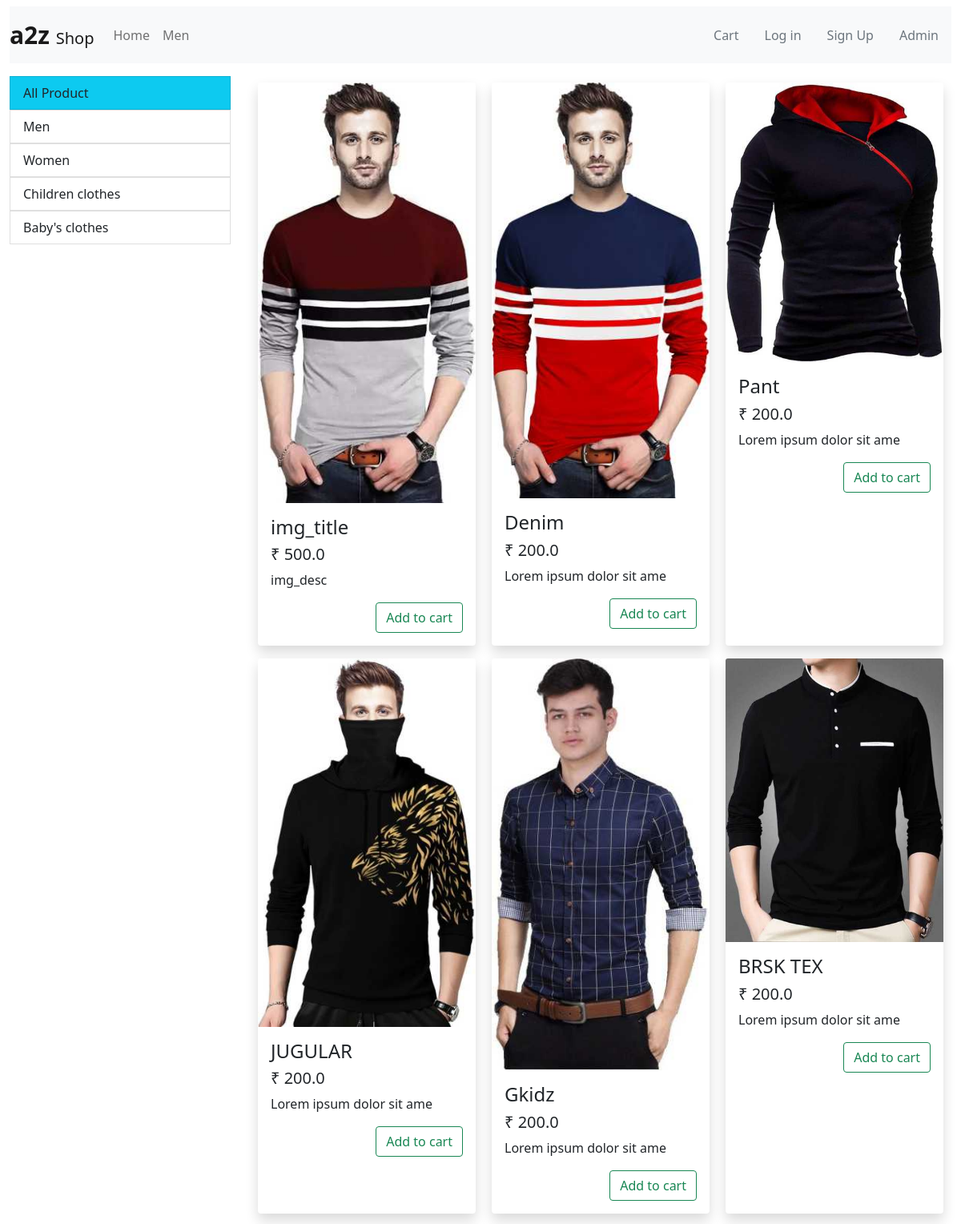
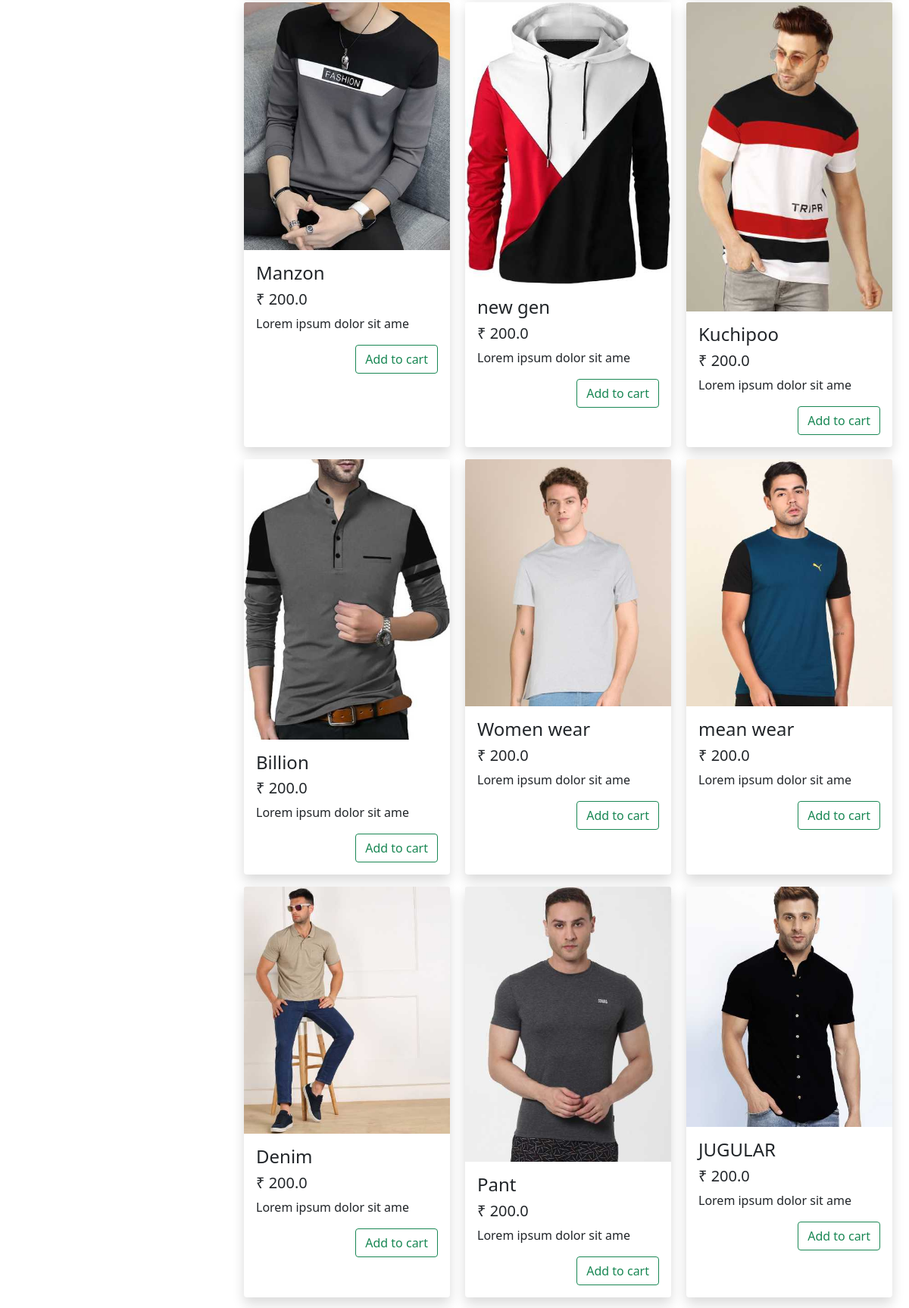
The page / (upper part) on the database its author committed (2 pictures, top to bottom).
### item_card/models.py (models this page shows, shortened)
class Category(models.Model):
    name = models.CharField(max_length=20)

class Item_card(models.Model):
    img_title = models.CharField(max_length=100)
    img_desc = models.CharField(max_length=100)
    price = models.FloatField(null=True, default=200)
    img_category = models.ForeignKey(Category, on_delete= models.CASCADE, default=5)
    img_img = models.ImageField(upload_to='uploads/',null=True, default=None)

### Eshop/views/home.py (the view, shortened to what this page needs)
# urls.py: path('',home.HomePage.as_view(), name= 'homePage' ),
class HomePage(View):
    def get(self,request):
        data = None
        category_id = None
        if request.method == 'GET':
            category_id = request.GET.get('category_id')
            if category_id != None:
                data = Item_card.objects.all().filter(img_category=category_id)
                category_id = int(category_id)
            else:
                data = Item_card.objects.all()
        fields = Category.objects.all()
        print(request.session.get('customer_id'))
        print(request.session.get('customer_email'))
        return render(request, 'home_page.html', {'data':data,'category_id':category_id ,'fields' : fields })

### item_card/templatetags/currency.py (called while the page is built)
@register.filter(name='currency')
def currency(price):
   return '₹ '+ str(price)

### item_card/templatetags/manual_tag.py (called while the page is built)
@register.filter(name='cart_len')
def cart_len(cart):
      if cart != None:
         return len(cart)
      return False

### templates/home_page.html (shortened to what this page needs)
{% extends 'base.html'%}
{% block content %}
{% load manual_tag %}
{% load currency %}
  <div class="row">
    <div class="col-lg-3">
      <ul class="list-group">
         <li><a class="list-group-item {% if category_id == None %} bg-info {% endif %}" href="/"> All Product </a> </li>
        {% for field in fields %}
        <li><a class="list-group-item {% if category_id == field.id %} bg-info {% endif %}" href="/?category_id={{field.id}}"> {{field.name}} </a> </li>
       {% endfor %}
      </ul>
    </div>
    <div class="col-lg-9">
      <div class="row mx-auto">
      {% for product in data %}
        <div class="card mx-auto p-0  border-0 shadow my-2" style="width: 17rem;" id="{{product.id}}">
          <img src="{{product.img_img.url}}" alt="image load failed" class="card-img-top">
          <div class="card-body">
            <h4 class="card-title">{{product.img_title}}</h4>
            <h5 class="card-text">{{product.price|currency}}</h5>
            <p class="card-text"> {{product.img_desc}}
          </p>
          <form method="post">
            <div class=" d-flex align-items-end flex-column">
        {% if product.id|is_in_cart:request.session.cart  %}
              <div class="container form-group">
                <form method="post " action="">
                  {% csrf_token %}
                  <input type="text" value="{{product.id}}" hidden name="decrement_cart">
                  <input type="text" value="True" hidden name="remove">
                  <input type="submit"  value="-">
                </form>
                <span>{{product.id|cart_quantity:request.session.cart}} in cart</span>
                <form method="post" action="">
                  {% csrf_token %}
                  <input type="text" value="{{product.id}}" hidden name="increment_cart">
                  <input type="submit"  value="+">
                </form>
              </div>
          {% else %}
              <button class="btn btn-outline-success"> Add to cart</button>
          {% endif %}
            </div>
         </form>
          </div>
          </div>
          {% empty %}
          NO product available
        {% endfor %}
       </div></div>
  </div>
{% endblock %}

### templates/base.html (shortened to what this page needs)
<!DOCTYPE html>
<html lang="en">
<head>
    <link rel="stylesheet" href="/static/main.css">
</head>
<body class="container-fluid mt-2">
  {% load manual_tag %}
    <nav class="navbar navbar-expand-lg navbar-light bg-light ">
      <a class="navbar-brand" href="/"> <span style="font-size: 30px ;"><b>a2z </b> </span> Shop</a>
      <div class="collapse navbar-collapse" id="navbarSupportedContent">
        <ul class="navbar-nav mr-auto">
          <li class="nav-item active">
            <a class="nav-link" href="/">Home</a>
          </li>
          <li class="nav-item">
            <a class="nav-link" href="/?category_id=5">Men</a>
          </li>
        </ul>
      </div>
      <ul class="d-flex my-auto">
        <li class="d-inline-block mx-lg-3 mx-1 "><a class="nav_anker " href="{% url 'cart_page' %}"> Cart {% if request.session.cart|cart_len %} <span class="badge bg-black">{{request.session.cart | cart_len}}</span> {% endif %} </a> </li>
        {% if not request.session.customer_id %}
        <li class="d-inline-block mx-lg-3 mx-1 "><a class=" nav_anker" href="/login">Log in </a> </li>
        <li class="d-inline-block mx-lg-3 mx-1 "><a class=" nav_anker" href="/signUp">Sign Up </a> </li>
        <li class="d-inline-block mx-lg-3 mx-1 "><a class=" nav_anker" href="/admin">Admin </a> </li>
        {% endif %}
      </ul>
    </nav>
    {% block content %}  {% endblock %}
    <br><br><br><br><br>
</body>
</html>

### static/main.css (style rules this page uses)
li a.nav_anker { text-decoration: none; text-align: center; color: #6c757d; font-size: inherit; }

### rows shown on the page
Category: name "Men"
Category: name "Women"
Category: name "Children clothes"
Category: name "Baby's clothes"
Item_card: {{ product.id }} 1 (drawn), img_img (picture), img_title "img_title", price "₹ 500.0", img_desc "img_desc", shows "Add to cart"
Item_card: img_img (picture), img_title "Denim", price "₹ 200.0", img_desc "Lorem ipsum dolor sit ame", shows "Add to cart"
Item_card: img_img (picture), img_title "Pant", price "₹ 200.0", img_desc "Lorem ipsum dolor sit ame", shows "Add to cart"
Item_card: img_img (picture), img_title "JUGULAR", price "₹ 200.0", img_desc "Lorem ipsum dolor sit ame", shows "Add to cart"
Item_card: img_img (picture), img_title "Gkidz", price "₹ 200.0", img_desc "Lorem ipsum dolor sit ame", shows "Add to cart"
Item_card: img_img (picture), img_title "BRSK TEX", price "₹ 200.0", img_desc "Lorem ipsum dolor sit ame", shows "Add to cart"
Item_card: img_img (picture), img_title "Manzon", price "₹ 200.0", img_desc "Lorem ipsum dolor sit ame", shows "Add to cart"
Item_card: img_img (picture), img_title "new gen", price "₹ 200.0", img_desc "Lorem ipsum dolor sit ame", shows "Add to cart"
Item_card: img_img (picture), img_title "Kuchipoo", price "₹ 200.0", img_desc "Lorem ipsum dolor sit ame", shows "Add to cart"
Item_card: img_img (picture), img_title "Billion", price "₹ 200.0", img_desc "Lorem ipsum dolor sit ame", shows "Add to cart"
Item_card: img_img (picture), img_title "Women wear", price "₹ 200.0", img_desc "Lorem ipsum dolor sit ame", shows "Add to cart"
Item_card: img_img (picture), img_title "mean wear", price "₹ 200.0", img_desc "Lorem ipsum dolor sit ame", shows "Add to cart"
Item_card: img_img (picture), img_title "Denim", price "₹ 200.0", img_desc "Lorem ipsum dolor sit ame", shows "Add to cart"
Item_card: img_img (picture), img_title "Pant", price "₹ 200.0", img_desc "Lorem ipsum dolor sit ame", shows "Add to cart"
Item_card: img_img (picture), img_title "JUGULAR", price "₹ 200.0", img_desc "Lorem ipsum dolor sit ame", shows "Add to cart"
